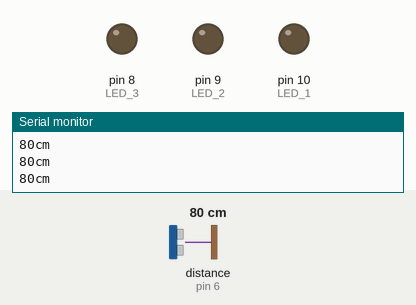
A sketch run on a simulated Arduino Uno, built with avr-gcc and run on an emulated ATmega328P. On the bench: output pins drawn as LEDs (lit = HIGH), the last lines printed to the serial monitor. The inputs (shaded band) are chosen by the test bench; at power-on: distance to the obstacle (sensor on pin 6) 80 cm. The echo pulse lasts 58.3 µs per cm.

Above: at 1.2 s.
1.3 s: distance to the obstacle (sensor on pin 6) set to 22 cm
2.9 s: distance to the obstacle (sensor on pin 6) set to 17 cm
At 4.0 s:
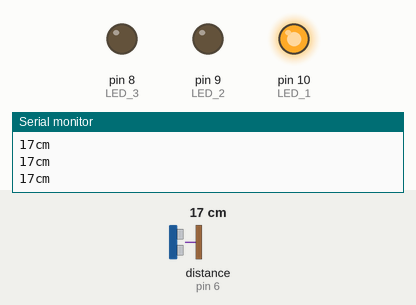
5.0 s: distance to the obstacle (sensor on pin 6) set to 13 cm
At 6.0 s:
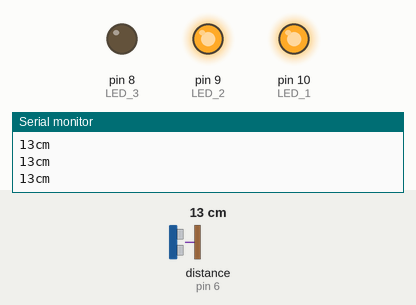
7.1 s: distance to the obstacle (sensor on pin 6) set to 11 cm
8.9 s: distance to the obstacle (sensor on pin 6) set to 8 cm
At 10.1 s:
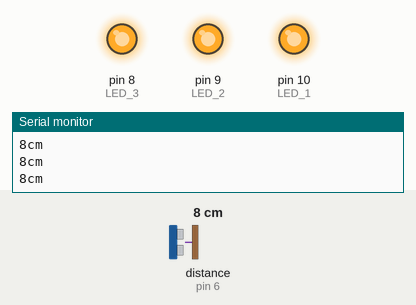
11.0 s: distance to the obstacle (sensor on pin 6) set to 18 cm
At 12.0 s:
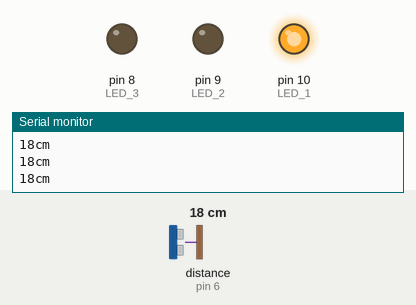
Timing chart, 0 to 14.0 s (numbered marks = the images above; inputs shaded):
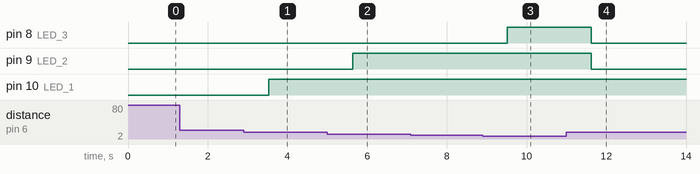

Measured:
- the behaviour switches between 20 and 19 cm on distance to the obstacle (sensor on pin 6) (found by bisection; images 0 and 1)
- the behaviour switches between 15 and 14 cm on distance to the obstacle (sensor on pin 6) (found by bisection; images 1 and 2)
- the behaviour switches between 10 and 9 cm on distance to the obstacle (sensor on pin 6) (found by bisection; images 2 and 3)
- after the input at 2.9 s, pin 10 (LED_1): LOW → HIGH after 0.63 s
- after the input at 5.0 s, pin 9 (LED_2): LOW → HIGH after 0.64 s
- after the input at 8.9 s, pin 8 (LED_3): LOW → HIGH after 0.61 s
- after the input at 11.0 s, pin 8 (LED_3), pin 9 (LED_2): HIGH → LOW after 0.62 s

The sketch:

sesor_de_distancia.ino
```cpp
#include <Ultrasonic.h>

#define LDR A5
#define LED_1 10
#define LED_2 9
#define LED_3 8
//#define limite_1 70
//#define limite_2 50
//#define limite_3 30

Ultrasonic ultrassom(7,6); // define o nome do sensor(ultrassom)
//e onde esta ligado o trig(7) e o echo(6) respectivamente
long distancia;
// Esta função "setup" roda uma vez quando a placa e ligada ou resetada
 void setup() {
 Serial.begin(9600); //Habilita Comunicação Serial a uma taxa de 9600 bauds.
  pinMode(LED_1, OUTPUT); //Define a porta do Led como saída
  pinMode(LED_2, OUTPUT);
  pinMode(LED_3, OUTPUT);
 }
// Função que se repete infinitamente quando a placa é ligada

 void loop()
 {
   distancia = ultrassom.Ranging(CM);// ultrassom.Ranging(CM) retorna a distancia em
                                     // centímetros(CM) ou polegadas(INC)
   Serial.print(distancia); //imprime o valor da variável distancia
   Serial.println("cm");
   delay(100);

//    int estado = analogRead(LDR);//Lê o valor fornecido pelo LDR
//  Serial.println(estado);
  delay(250);
  if (distancia < 20)
    digitalWrite(LED_1,HIGH);
  else
    digitalWrite(LED_1,LOW);
  if (distancia < 15)
    digitalWrite(LED_2,HIGH);
  else
    digitalWrite(LED_2,LOW);
  if (distancia < 10)
    digitalWrite(LED_3,HIGH);
  else
    digitalWrite(LED_3,LOW);
 }
```
